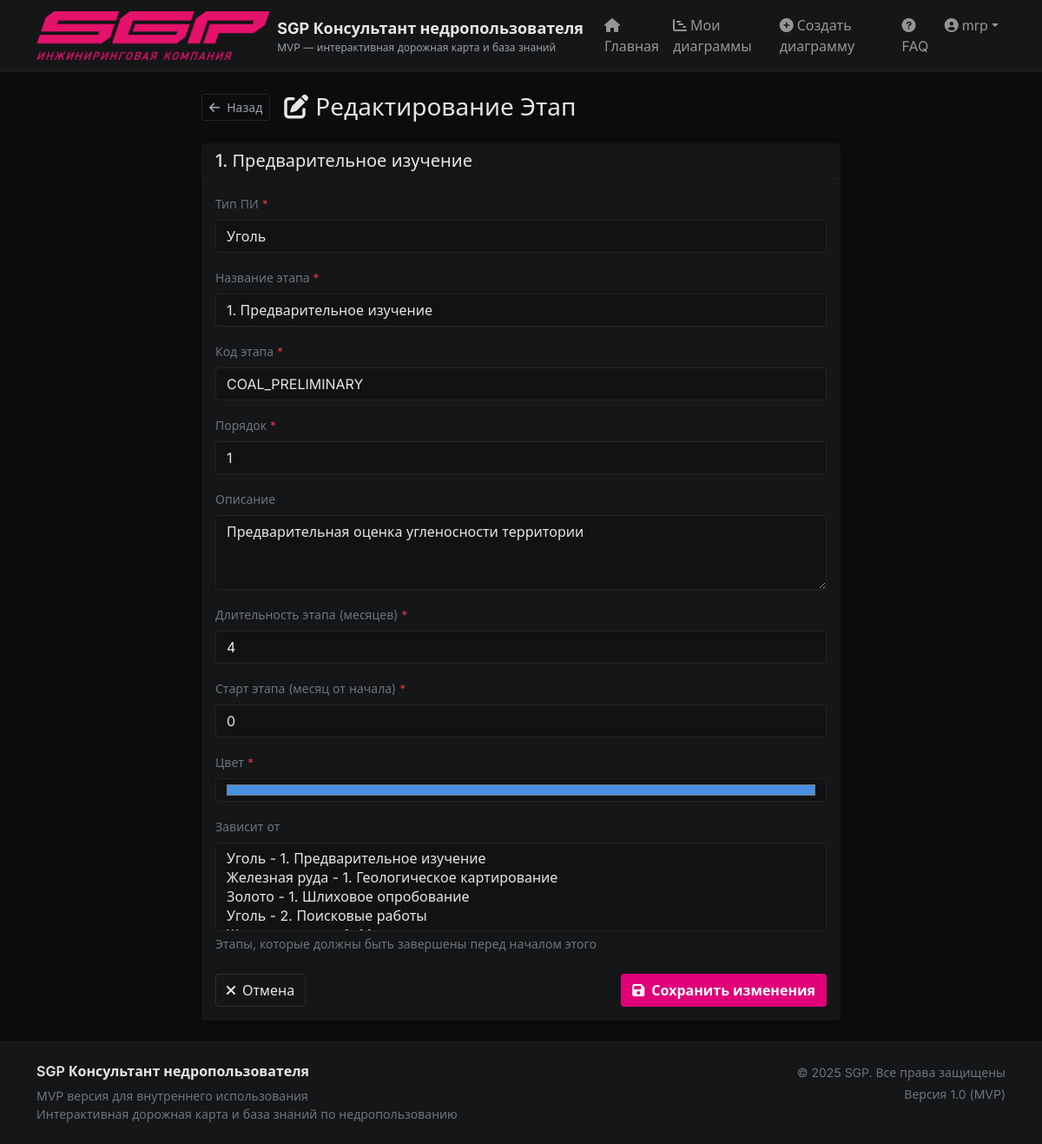
The app's page /roadmap/admin/data/stage/1/edit/ (signed in) with its own data.
### users_app/models.py (models this page shows, shortened)
class CustomUser(AbstractUser):
    ROLE_CHOICES = (
        ('user', 'Обычный пользователь'),
        ('moderator', 'Модератор контента'),
        ('admin', 'Администратор'),
    )
    role = models.CharField(
        max_length=20,
        choices=ROLE_CHOICES,
        default='user',
        verbose_name='Роль'
    )
    phone = models.CharField(
        max_length=20,
        blank=True,
        verbose_name='Телефон'
    )
    company = models.CharField(
        max_length=100,
        blank=True,
        verbose_name='Компания'
    )
    position = models.CharField(
        max_length=100,
        blank=True,
        verbose_name='Должность'
    )
    def is_moderator(self):
        return self.role in ['moderator', 'admin']
    class Meta:
        verbose_name = 'Пользователь'
        verbose_name_plural = 'Пользователи'

### roadmap_app/models.py (models this page shows)
class Stage(models.Model):
    mineral_type = models.ForeignKey(
        MineralType,
        on_delete=models.CASCADE,
        related_name='stages',
        verbose_name='Тип ПИ'
    )
    name = models.CharField(max_length=200, verbose_name='Название этапа')
    code = models.CharField(max_length=50, verbose_name='Код этапа')
    order = models.IntegerField(default=0, verbose_name='Порядок')
    description = models.TextField(blank=True, verbose_name='Описание')
    duration_months = models.IntegerField(default=1, verbose_name='Длительность этапа (месяцев)')
    start_month = models.IntegerField(default=0, verbose_name='Старт этапа (месяц от начала)')
    color = models.CharField(max_length=7, default='#0070C0', verbose_name='Цвет')
    depends_on = models.ManyToManyField(
        'self',
        symmetrical=False,
        blank=True,
        verbose_name='Зависит от',
        help_text='Этапы, которые должны быть завершены перед началом этого',
        related_name='dependent_stages'
    )
    def __str__(self):
        return f"{self.mineral_type.name} - {self.name}"
    class Meta:
        verbose_name = 'Этап'
        verbose_name_plural = 'Этапы'
        ordering = ['order']
        unique_together = ['mineral_type', 'code']

### roadmap_app/views.py (the view)
# urls.py: path('admin/data/<str:model_type>/<int:item_id>/edit/', views.edit_data, name='edit_data'),
@login_required
@moderator_required
def edit_data(request, model_type, item_id):
    model_map = {
        'mineral_type': MineralType,
        'stage': Stage,
        'work': Work,
        'question': Question,
        'faq': FAQ,
    }
    if model_type not in model_map:
        return redirect('admin_dashboard')
    model = model_map[model_type]
    item = get_object_or_404(model, id=item_id)
    form_map = {
        'mineral_type': MineralTypeForm,
        'stage': StageForm,
        'work': WorkForm,
        'question': QuestionForm,
        'faq': FAQForm,
    }
    form_class = form_map.get(model_type)
    if request.method == 'POST':
        form = form_class(request.POST, instance=item)
        if form.is_valid():
            form.save()
            messages.success(request, f'✅ Запись успешно обновлена')
            return redirect('data_management', model_type=model_type)
    else:
        form = form_class(instance=item)
    context = {
        'model_type': model_type,
        'model_name': model._meta.verbose_name,
        'item': item,
        'form': form
    }
    return render(request, 'admin/edit_data.html', context)

### roadmap_app/models.py (called while the page is built)
    def __str__(self):
        return self.name

### roadmap_app/views.py (called while the page is built)
def check_moderator(user):
    if hasattr(user, 'is_moderator'):
        return user.is_moderator()
    return user.is_superuser

### roadmap_app/templates/admin/edit_data.html (shortened to what this page needs)
{% extends 'base.html' %}
{% load static %}
{% block content %}
<div class="row">
    <div class="col-lg-8 mx-auto">
        <div class="d-flex align-items-center mb-4">
            <a href="{% url 'data_management' model_type %}" class="btn btn-sm me-3"
               style="background-color: transparent; border: 1px solid rgba(255,255,255,0.1); color: #9aa0a6;">
                <i class="fas fa-arrow-left me-2"></i>Назад
            </a>
            <h1 class="h3 mb-0" style="color: #e6e6e7;">
                <i class="fas fa-edit me-2"></i>Редактирование {{ model_name }}
            </h1>
        </div>
        <div class="card border-0 shadow" style="background-color: #151617;">
            <div class="card-header" style="border-bottom: 1px solid rgba(255,255,255,0.03);">
                <h5 class="mb-0" style="color: #e6e6e7;">
                    {% if item.name %}
                        {{ item.name }}
                    {% elif item.text %}
                        {{ item.text }}
                    {% elif item.question %}
                        {{ item.question }}
                    {% elif item.title %}
                        {{ item.title }}
                    {% else %}
                        Элемент #{{ item.id }}
                    {% endif %}
                </h5>
            </div>
            <div class="card-body">
                <form method="post">
                    {% for field in form %}
                    <div class="mb-3">
                        <label for="{{ field.id_for_label }}" class="form-label small text-muted">
                            {{ field.label }}
                            {% if field.field.required %}<span class="text-danger">*</span>{% endif %}
                        </label>
                        {{ field }}
                        {% if field.help_text %}
                        <div class="form-text text-muted">{{ field.help_text }}</div>
                        {% endif %}
                    </div>
                    {% endfor %}
                    <div class="d-flex justify-content-between mt-4">
                        <a href="{% url 'data_management' model_type %}" class="btn"
                           style="background-color: transparent; border: 1px solid rgba(255,255,255,0.1); color: #e6e6e7;">
                            <i class="fas fa-times me-2"></i>Отмена
                        </a>
                        <button type="submit" class="btn"
                                style="background-color: #E00078; color: white; font-weight: 600;">
                            <i class="fas fa-save me-2"></i>Сохранить изменения
                        </button>
                    </div>
                </form>
            </div>
        </div>
    </div>
</div>
{% endblock %}

### templates/base.html (shortened to what this page needs)
<!DOCTYPE html>
{% load static %}
<html lang="ru">
<head>
    <link href="https://cdn.jsdelivr.net/npm/bootstrap@5.1.3/dist/css/bootstrap.min.css" rel="stylesheet">
    <link rel="stylesheet" href="https://cdnjs.cloudflare.com/ajax/libs/font-awesome/6.0.0/css/all.min.css">
    <link href="{% static 'css/style.css' %}" rel="stylesheet">
</head>
<body>
    <nav class="navbar navbar-expand-lg navbar-dark" style="background-color: #151617; border-bottom: 1px solid rgba(255,255,255,0.03);">
        <div class="container">
            <a class="navbar-brand d-flex align-items-center" href="{% url 'home' %}">
                <img src="{% static 'images/logo.png' %}" alt="SGP Logo" height="56" class="me-2">
                <div>
                    <div class="brand-text" style="font-weight: 700; font-size: 18px; color: #e6e6e7;">
                        SGP Консультант недропользователя
                    </div>
                    <div class="subtitle" style="font-size: 12px; color: #9aa0a6;">
                        MVP — интерактивная дорожная карта и база знаний
                    </div>
                </div>
            </a>
            <div class="collapse navbar-collapse" id="navbarMain">
                <ul class="navbar-nav ms-auto">
                    <li class="nav-item">
                        <a class="nav-link" href="{% url 'home' %}">
                            <i class="fas fa-home me-1"></i>Главная
                        </a>
                    </li>
                    {% if user.is_authenticated %}
                        <li class="nav-item">
                            <a class="nav-link" href="{% url 'dashboard' %}">
                                <i class="fas fa-chart-gantt me-1"></i>Мои диаграммы
                            </a>
                        </li>
                        <li class="nav-item">
                            <a class="nav-link" href="{% url 'create_gantt' %}">
                                <i class="fas fa-plus-circle me-1"></i>Создать диаграмму
                            </a>
                        </li>
                        <li class="nav-item">
                            <a class="nav-link" href="{% url 'faq_search' %}">
                                <i class="fas fa-question-circle me-1"></i>FAQ
                            </a>
                        </li>
                        <li class="nav-item dropdown">
                            <a class="nav-link dropdown-toggle d-flex align-items-center" id="userDropdown" role="button" data-bs-toggle="dropdown">
                                <i class="fas fa-user-circle me-1"></i>
                                <span>{{ user.username }}</span>
                            </a>
                        </li>
                    {% endif %}
                </ul>
            </div>
        </div>
    </nav>
    <main class="py-4">
        <div class="container">
            {% block content %}{% endblock %}
        </div>
    </main>
    <footer class="mt-auto py-4" style="background-color: #151617; border-top: 1px solid rgba(255,255,255,0.03);">
        <div class="container">
            <div class="row">
                <div class="col-md-6">
                    <h6 style="color: #e6e6e7; font-weight: 600;">SGP Консультант недропользователя</h6>
                    <p class="text-muted small mb-0">MVP версия для внутреннего использования</p>
                    <p class="text-muted small mb-0">Интерактивная дорожная карта и база знаний по недропользованию</p>
                </div>
                <div class="col-md-6 text-md-end mt-3 mt-md-0">
                    <p class="text-muted small mb-1">&copy; {% now "Y" %} SGP. Все права защищены</p>
                    <p class="text-muted small mb-0">Версия 1.0 (MVP)</p>
                </div>
            </div>
        </div>
    </footer>
</body>
</html>

### static/css/style.css (style rules this page uses)
:root { --bg: #0b0c0d; --card: #151617; --light: #e6e6e7; --muted: #9aa0a6; --fuchsia: #E00078; --accent-weak: rgba(224,0,120,0.08); --glass: rgba(255,255,255,0.02); }
* { margin: 0; padding: 0; box-sizing: border-box; }
body { font-family: 'Inter', 'Segoe UI', system-ui, -apple-system, sans-serif; background-color: var(--bg); color: var(--light); min-height: 100vh; line-height: 1.5; }
.form-control, .form-select { background-color: #111213; border-color: rgba(255,255,255,0.06); color: var(--light); }

### records on screen
CustomUser: username "mrp"
Stage: name "1. Предварительное изучение", form "Уголь" "1. Предварительное изучение" "COAL_PRELIMINARY" "1" "Предварительная оценка угленосности территории" "4" "0" "#4a90e2"

### other values on screen
{{ model_name }} "Этап"
{{ field.label }} "Тип ПИ" "Название этапа" "Код этапа" "Порядок" "Описание" "Длительность этапа (месяцев)" "Старт этапа (месяц от начала)" "Цвет" "Зависит от"
{{ field.help_text }} "Этапы, которые должны быть завершены перед началом этого"
